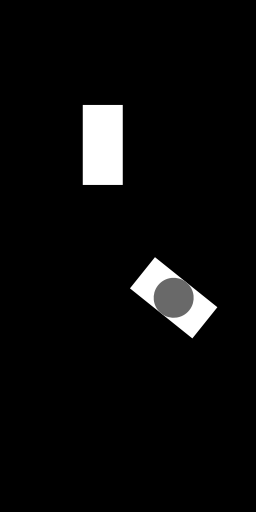
Frame 1 (no input)
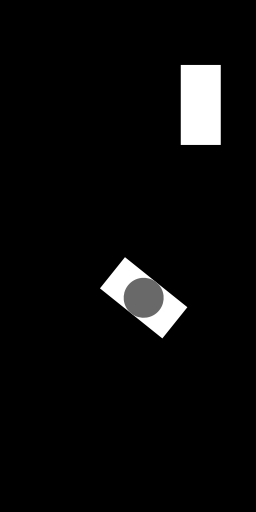
Frame 60 (the mouse pressed at the canvas centre just before this capture)
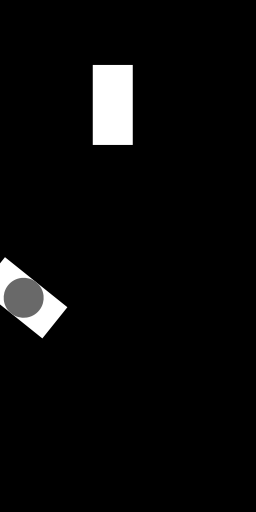
Frame 120 (the mouse held since frame 60 and released just before this capture)

The Processing sketch that drew these frames (run headless with seeded random() and noise(); from frame 60 on, the mouse is pressed at the canvas centre):

// Processing sketch: Compito_A
// ── Compito_A.pde
Pillow p;
SuperPillow s;

void setup()
{
  size(256,512);
  p = new Pillow(random(0,width/2), random(80,height/2-80), 2, 40, 80);
  s = new SuperPillow(random(width/2,width-80), random(height/2,height-80), 2, 40, 80,random(0,360));
}

void draw()
{
  background(0);
  p.run();
  s.run();
}

void reset()
{
  p = new Pillow(random(0,width/2), random(0,height/2-80), 2, 40, 80);
  s = new SuperPillow(random(width/2,width-80), random(height/2,height-80), 2, 40, 80,random(0,360));

}

void keyPressed()
{
  if(key == 'R' || key == 'r')
  reset();

}

// ── Pillow.pde
class Pillow
{
  float posX, posY, sx, w, h;
  
  Pillow(float x, float y, float sx, float w, float h)
  {
    this.posX = x;
    this.posY = y;
    this.sx = sx;
    this.w = w;
    this.h = h;
  }
  
  void display()
  {
    noStroke();
    fill(255);
    rect(posX,posY,w,h);
  }
  
  void move()
  {
    posX += sx;
  }
  
  void bounce()
  {
    if(posX < 0 || posX > width-w)
    {
      sx = -sx;
    }
  }
  
  void run()
  {
    display();
    move();
    bounce();
  }
};

// ── SuperPillow.pde
class SuperPillow extends Pillow
{
  float angle;
  
  SuperPillow(float posX, float posY, float sx, float w, float h,float a)
  {
    super(posX,posY,sx,w,h);
    this.angle = a;
  }
  
  void display()
  {
    pushMatrix();
    translate(posX,posY);
    rotate(radians(angle));
    
    noStroke();
    fill(255);
    rectMode(CENTER);
    rect(0,0,w,h);
    
    fill(105);
    circle(0,0,w);
    
    popMatrix();
   
   
    
    float d = dist(this.posX,this.posY,mouseX,mouseY);
    if(d < w/2)
    {
      angle +=5;
    }
  }
};
